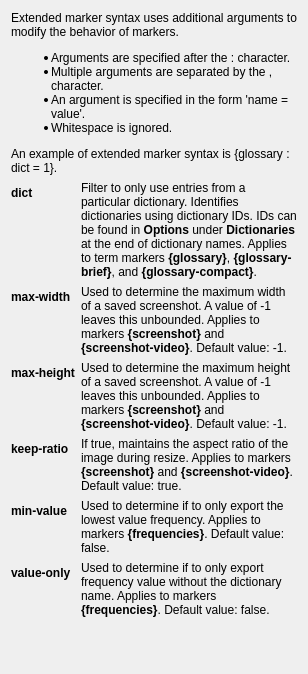
         <widget class="QWidget" name="tabExtendedSyntax">
          <attribute name="title">
           <string>Extended Syntax</string>
          </attribute>
          <layout class="QFormLayout" name="formLayout">
           <item row="0" column="0" colspan="2">
            <widget class="QLabel" name="labelExtendedSyntaxEx">
             <property name="text">
              <string>&lt;html&gt;&lt;head/&gt;&lt;body&gt;&lt;p&gt;Extended marker syntax uses additional arguments to modify the behavior of markers.&lt;/p&gt;&lt;ul style=&quot;margin-top: 0px; margin-bottom: 0px; margin-left: 0px; margin-right: 0px; -qt-list-indent: 1;&quot;&gt;&lt;li style=&quot; margin-top:12px; margin-bottom:0px; margin-left:0px; margin-right:0px; -qt-block-indent:0; text-indent:0px;&quot;&gt;Arguments are specified after the : character.&lt;/li&gt;&lt;li style=&quot; margin-top:0px; margin-bottom:0px; margin-left:0px; margin-right:0px; -qt-block-indent:0; text-indent:0px;&quot;&gt;Multiple arguments are separated by the , character.&lt;/li&gt;&lt;li style=&quot; margin-top:0px; margin-bottom:0px; margin-left:0px; margin-right:0px; -qt-block-indent:0; text-indent:0px;&quot;&gt;An argument is specified in the form 'name = value'.&lt;/li&gt;&lt;li style=&quot; margin-top:0px; margin-bottom:12px; margin-left:0px; margin-right:0px; -qt-block-indent:0; text-indent:0px;&quot;&gt;Whitespace is ignored.&lt;/li&gt;&lt;/ul&gt;&lt;p&gt;An example of extended marker syntax is {glossary : dict = 1}.&lt;/p&gt;&lt;/body&gt;&lt;/html&gt;</string>
             </property>
             <property name="wordWrap">
              <bool>true</bool>
             </property>
            </widget>
           </item>
           <item row="1" column="0">
            <widget class="QLabel" name="labelExtendedDicId">
             <property name="font">
              <font>
               <bold>true</bold>
              </font>
             </property>
             <property name="text">
              <string>dict</string>
             </property>
             <property name="textInteractionFlags">
              <set>Qt::TextInteractionFlag::TextSelectableByKeyboard|Qt::TextInteractionFlag::TextSelectableByMouse</set>
             </property>
            </widget>
           </item>
           <item row="1" column="1">
            <widget class="QLabel" name="labelExtendedDicIdEx">
             <property name="text">
              <string>&lt;html&gt;&lt;head/&gt;&lt;body&gt;&lt;p&gt;Filter to only use entries from a particular dictionary. Identifies dictionaries using dictionary IDs. IDs can be found in &lt;span style=&quot; font-weight:700;&quot;&gt;Options&lt;/span&gt; under &lt;span style=&quot; font-weight:700;&quot;&gt;Dictionaries&lt;/span&gt; at the end of dictionary names. Applies to term markers &lt;span style=&quot; font-weight:700;&quot;&gt;{glossary}&lt;/span&gt;, &lt;span style=&quot; font-weight:700;&quot;&gt;{glossary-brief}&lt;/span&gt;, and &lt;span style=&quot; font-weight:700;&quot;&gt;{glossary-compact}&lt;/span&gt;.&lt;/p&gt;&lt;/body&gt;&lt;/html&gt;</string>
             </property>
             <property name="wordWrap">
              <bool>true</bool>
             </property>
            </widget>
           </item>
           <item row="2" column="0">
            <widget class="QLabel" name="labelExtendedScreenshotWidth">
             <property name="font">
              <font>
               <bold>true</bold>
              </font>
             </property>
             <property name="text">
              <string>max-width</string>
             </property>
             <property name="textInteractionFlags">
              <set>Qt::TextInteractionFlag::TextSelectableByKeyboard|Qt::TextInteractionFlag::TextSelectableByMouse</set>
             </property>
            </widget>
           </item>
           <item row="2" column="1">
            <widget class="QLabel" name="labelExtendedScreenshotWidthEx">
             <property name="text">
              <string>&lt;html&gt;&lt;head/&gt;&lt;body&gt;&lt;p&gt;Used to determine the maximum width of a saved screenshot. A value of -1 leaves this unbounded. Applies to markers &lt;span style=&quot; font-weight:700;&quot;&gt;{screenshot}&lt;/span&gt; and &lt;span style=&quot; font-weight:700;&quot;&gt;{screenshot-video}&lt;/span&gt;. Default value: -1.&lt;/p&gt;&lt;/body&gt;&lt;/html&gt;</string>
             </property>
             <property name="wordWrap">
              <bool>true</bool>
             </property>
            </widget>
           </item>
           <item row="3" column="0">
            <widget class="QLabel" name="labelExtendedScreenshotHeight">
             <property name="font">
              <font>
               <bold>true</bold>
              </font>
             </property>
             <property name="text">
              <string>max-height</string>
             </property>
             <property name="textInteractionFlags">
              <set>Qt::TextInteractionFlag::TextSelectableByKeyboard|Qt::TextInteractionFlag::TextSelectableByMouse</set>
             </property>
            </widget>
           </item>
           <item row="3" column="1">
            <widget class="QLabel" name="labelExtendedScreenshotHeightEx">
             <property name="text">
              <string>&lt;html&gt;&lt;head/&gt;&lt;body&gt;&lt;p&gt;Used to determine the maximum height of a saved screenshot. A value of -1 leaves this unbounded. Applies to markers &lt;span style=&quot; font-weight:700;&quot;&gt;{screenshot}&lt;/span&gt; and &lt;span style=&quot; font-weight:700;&quot;&gt;{screenshot-video}&lt;/span&gt;. Default value: -1.&lt;/p&gt;&lt;/body&gt;&lt;/html&gt;</string>
             </property>
             <property name="wordWrap">
              <bool>true</bool>
             </property>
            </widget>
           </item>
           <item row="4" column="0">
            <widget class="QLabel" name="labelExtendedScreenshotKeepAspectEx">
             <property name="font">
              <font>
               <bold>true</bold>
              </font>
             </property>
             <property name="text">
              <string>keep-ratio</string>
             </property>
             <property name="textInteractionFlags">
              <set>Qt::TextInteractionFlag::TextSelectableByKeyboard|Qt::TextInteractionFlag::TextSelectableByMouse</set>
             </property>
            </widget>
           </item>
           <item row="4" column="1">
            <widget class="QLabel" name="labelExtendedScreenshotKeepAspect">
             <property name="text">
              <string>&lt;html&gt;&lt;head/&gt;&lt;body&gt;&lt;p&gt;If true, maintains the aspect ratio of the image during resize. Applies to markers &lt;span style=&quot; font-weight:700;&quot;&gt;{screenshot}&lt;/span&gt; and &lt;span style=&quot; font-weight:700;&quot;&gt;{screenshot-video}&lt;/span&gt;. Default value: true.&lt;/p&gt;&lt;/body&gt;&lt;/html&gt;</string>
             </property>
             <property name="wordWrap">
              <bool>true</bool>
             </property>
            </widget>
           </item>
           <item row="5" column="0">
            <widget class="QLabel" name="labelExtendedFrequencyMinValue">
             <property name="font">
              <font>
               <bold>true</bold>
              </font>
             </property>
             <property name="text">
              <string>min-value</string>
             </property>
             <property name="textInteractionFlags">
              <set>Qt::TextInteractionFlag::TextSelectableByKeyboard|Qt::TextInteractionFlag::TextSelectableByMouse</set>
             </property>
            </widget>
           </item>
           <item row="5" column="1">
            <widget class="QLabel" name="labelExtendedFrequencyMinValueEx">
             <property name="text">
              <string>&lt;html&gt;&lt;head/&gt;&lt;body&gt;&lt;p&gt;Used to determine if to only export the lowest value frequency. Applies to markers &lt;span style=&quot; font-weight:700;&quot;&gt;{frequencies}&lt;/span&gt;. Default value: false.&lt;/p&gt;&lt;/body&gt;&lt;/html&gt;</string>
             </property>
             <property name="wordWrap">
              <bool>true</bool>
             </property>
            </widget>
           </item>
           <item row="6" column="0">
            <widget class="QLabel" name="labelExtendedFrequencyValueOnly">
             <property name="font">
              <font>
               <bold>true</bold>
              </font>
             </property>
             <property name="text">
              <string>value-only</string>
             </property>
             <property name="textInteractionFlags">
              <set>Qt::TextInteractionFlag::TextSelectableByKeyboard|Qt::TextInteractionFlag::TextSelectableByMouse</set>
             </property>
            </widget>
           </item>
           <item row="6" column="1">
            <widget class="QLabel" name="labelExtendedFrequencyValueOnlyEx">
             <property name="text">
              <string>&lt;html&gt;&lt;head/&gt;&lt;body&gt;&lt;p&gt;Used to determine if to only export frequency value without the dictionary name. Applies to markers &lt;span style=&quot; font-weight:700;&quot;&gt;{frequencies}&lt;/span&gt;. Default value: false.&lt;/p&gt;&lt;/body&gt;&lt;/html&gt;</string>
             </property>
             <property name="wordWrap">
              <bool>true</bool>
             </property>
            </widget>
           </item>
           <item row="7" column="0">
            <spacer name="spacerExtendedSyntax">
             <property name="orientation">
              <enum>Qt::Orientation::Vertical</enum>
             </property>
             <property name="sizeHint" stdset="0">
              <size>
               <width>20</width>
               <height>40</height>
              </size>
             </property>
            </spacer>
           </item>
          </layout>
         </widget>
